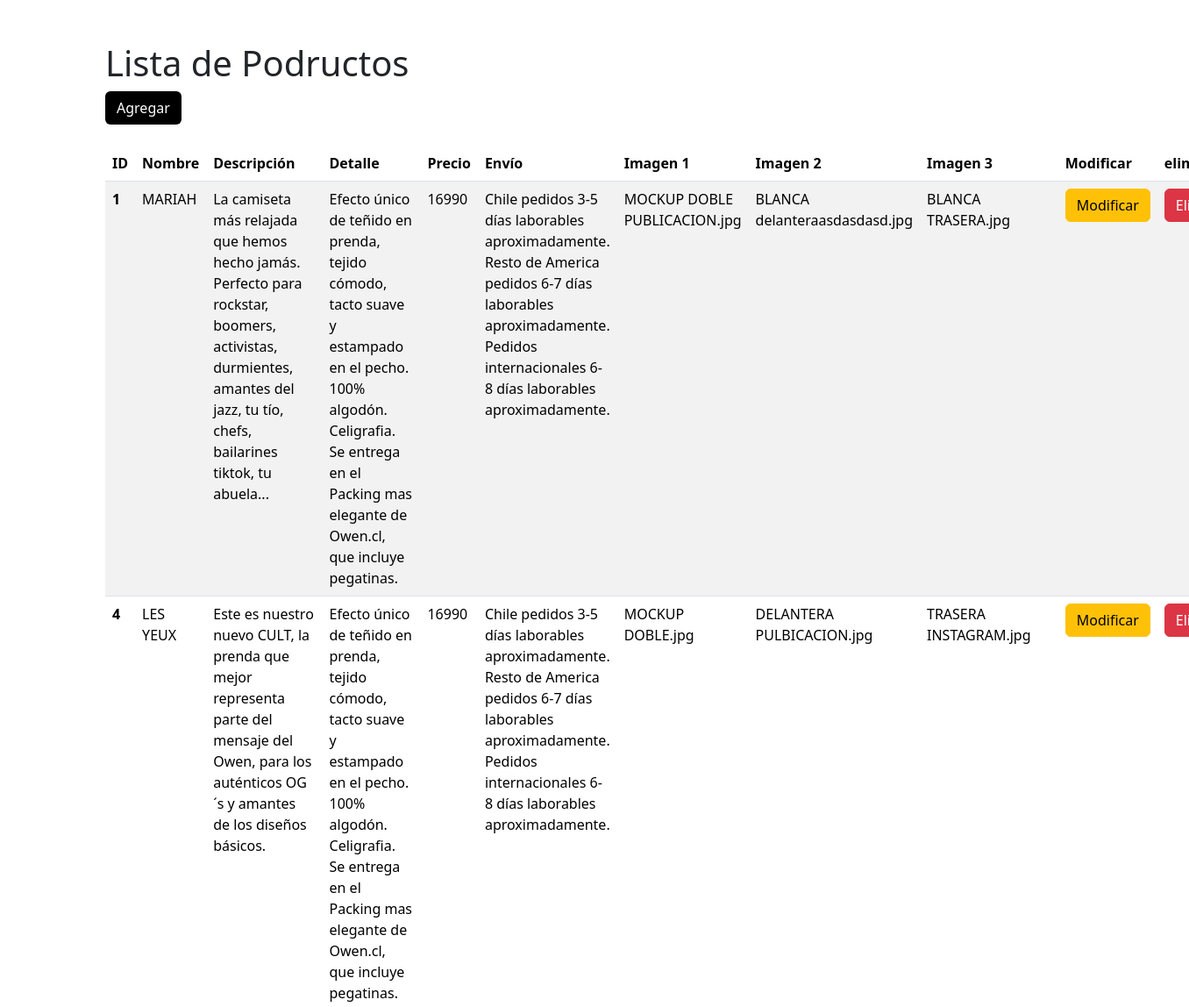
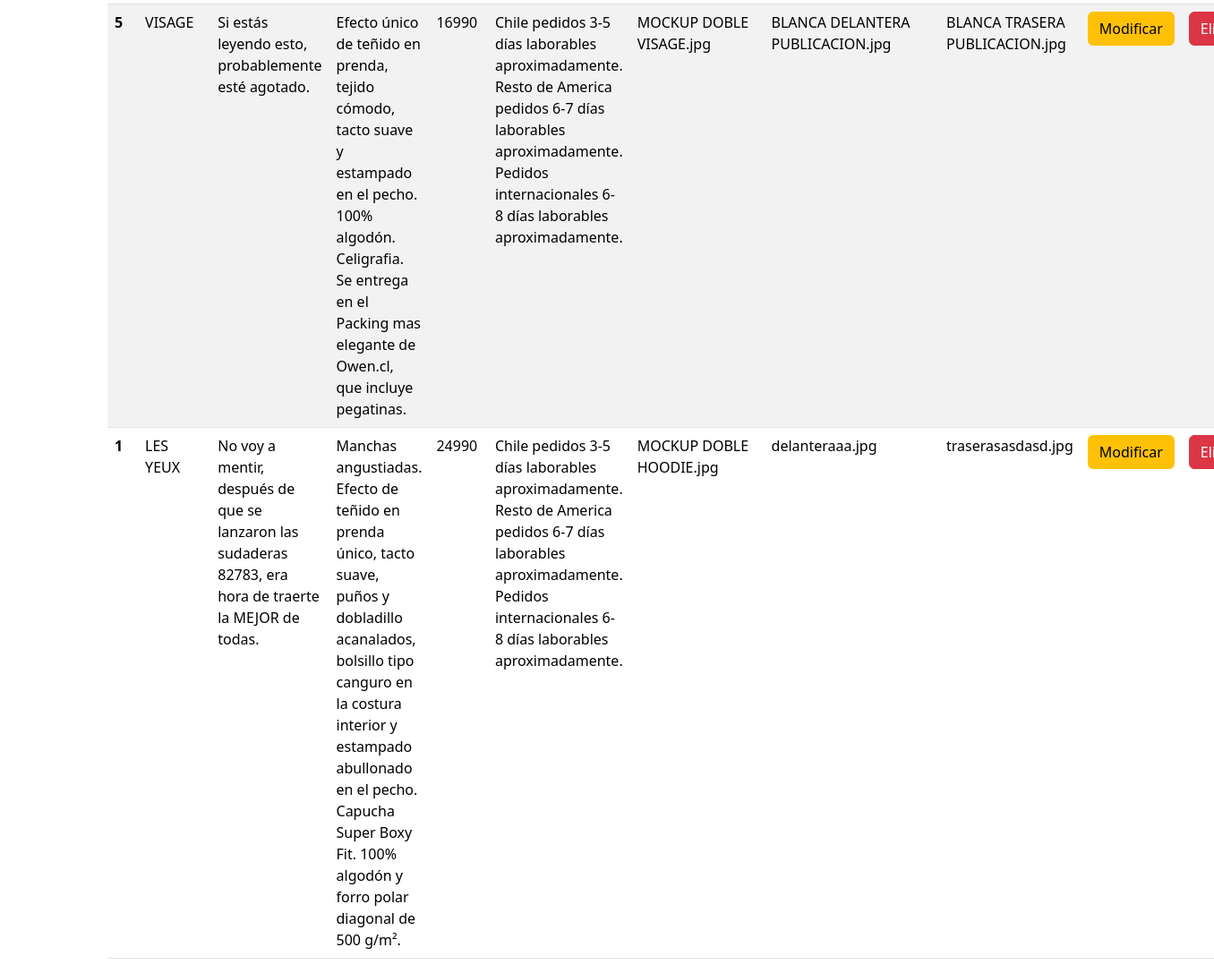
/Owen/read, run on the app's committed database (2 pictures, top to bottom).
### Owen/models.py (models this page shows, shortened)
class Polera(models.Model):
    id_polera = models.AutoField(primary_key=True, db_column="IdPolera")
    nombre = models.CharField(max_length=20, null=False, blank=False)
    descripcion = models.TextField(null=False, blank=False)
    detalle = models.TextField(null=False, blank=False)
    precio = models.IntegerField(null=False, blank=False)
    envio = models.TextField(null=False, blank=False)
    rutaImg1 = models.CharField(max_length=100, null=False, blank=False)
    rutaImg2 = models.CharField(max_length=100, null=False, blank=False)
    rutaImg3 = models.CharField(max_length=100, null=False, blank=False)

class Poleron(models.Model):
    id_poleron = models.AutoField(primary_key=True, db_column="IdPoleron")
    nombre = models.CharField(max_length=20, null=False, blank=False)
    descripcion = models.TextField(null=False, blank=False)
    detalle = models.TextField(null=False, blank=False)
    precio = models.IntegerField(null=False, blank=False)
    envio = models.TextField(null=False, blank=False)
    rutaImg1 = models.CharField(max_length=100, null=False, blank=False)
    rutaImg2 = models.CharField(max_length=100, null=False, blank=False)
    rutaImg3 = models.CharField(max_length=100, null=False, blank=False)

### Owen/views.py (the view)
# urls.py: path('read', views.read, name='read'),
def read(request):
    hoodies=Poleron.objects.all()
    polera=Polera.objects.all()
    context = {
        'polerones':hoodies,
        'poleras':polera
    }
    return render(request, "pages/read.html", context)

### Owen/templates/pages/read.html (shortened to what this page needs)
<!DOCTYPE html>
<html lang="es">
<head>
    {% load static %}
    <link rel="stylesheet" href="{% static 'css/bootstrap.min.css' %}" />
</head>
<body>
    <div class="container">
        <h1 class="mt-5">Lista de Podructos</h1>
        <a href="{% url "subirpolera"  %}"><button type="button" class="btn btn-custom">Agregar</button></a>
        <table class="table table-striped mt-4">
            <thead class="thead-dark">
                <tr>
                    <th scope="col">ID</th>
                    <th scope="col">Nombre</th>
                    <th scope="col">Descripción</th>
                    <th scope="col">Detalle</th>
                    <th scope="col">Precio</th>
                    <th scope="col">Envío</th>
                    <th scope="col">Imagen 1</th>
                    <th scope="col">Imagen 2</th>
                    <th scope="col">Imagen 3</th>
                    <th scope="col">Modificar</th>
                    <th scope="col">eliminar</th>
                </tr>
            </thead>
            <tbody>
                {% for polera in poleras %}
                <tr>
                    <th scope="row">{{ polera.id_polera }}</th>
                    <td>{{ polera.nombre }}</td>
                    <td>{{ polera.descripcion }}</td>
                    <td>{{ polera.detalle }}</td>
                    <td>{{ polera.precio }}</td>
                    <td>{{ polera.envio }}</td>
                    <td>{{ polera.rutaImg1 }}</td>
                    <td>{{ polera.rutaImg2 }}</td>
                    <td>{{ polera.rutaImg3 }}</td>
                    <td>
                        <a href="{% url "buscar" pk=polera.id_polera %}"><button type="button" class="btn btn-warning">Modificar</button></a>
                    </td>
                    <td>
                        <a href="{% url "eliminar" pk=polera.id_polera %}"><button type="button" class="btn btn-danger">Eliminar</button></a>
                    </td>
                {% endfor %}
                {% for poleron in polerones %}
                <tr>
                    <th scope="row">{{ poleron.id_poleron }}</th>
                    <td>{{ poleron.nombre }}</td>
                    <td>{{ poleron.descripcion }}</td>
                    <td>{{ poleron.detalle }}</td>
                    <td>{{ poleron.precio }}</td>
                    <td>{{ poleron.envio }}</td>
                    <td>{{ poleron.rutaImg1 }}</td>
                    <td>{{ poleron.rutaImg2 }}</td>
                    <td>{{ poleron.rutaImg3 }}</td>
                    <td>
                        <a href=""><button type="button" class="btn btn-warning">Modificar</button></a>
                    </td>
                    <td>
                        <a href=""><button type="button" class="btn btn-danger">Eliminar</button></a>
                    </td>
                </tr>
                {% endfor %}
            </tbody>
        </table>
    </div>
</body>
</html>

### Owen/templates/pages/read.html (style rules this page uses)
.btn-custom { background-color: black; color: white; }

### data on the page
Polera: id_polera "1", nombre "MARIAH", descripcion "La camiseta más relajada que hemos hecho jamás. Perfecto para rockstar, boomers, activistas, durmientes, amantes del jazz, tu tío, chefs, bailarines tiktok, tu abuela...", detalle "Efecto único de teñido en prenda, tejido cómodo, tacto suave y estampado en el pecho. 100% algodón. Celigrafia. Se entrega en el Packing mas elegante de Owen.cl, que incluye pegatinas.", precio "16990", envio "Chile pedidos 3-5 días laborables aproximadamente. Resto de America pedidos 6-7 días laborables aproximadamente. Pedidos internacionales 6-8 días laborables aproximadamente.", rutaImg1 "MOCKUP DOBLE PUBLICACION.jpg", rutaImg2 "BLANCA delanteraasdasdasd.jpg", rutaImg3 "BLANCA TRASERA.jpg"
Polera: id_polera "4", nombre "LES YEUX", descripcion "Este es nuestro nuevo CULT, la prenda que mejor representa parte del mensaje del Owen, para los auténticos OG´s y amantes de los diseños básicos.", detalle "Efecto único de teñido en prenda, tejido cómodo, tacto suave y estampado en el pecho. 100% algodón. Celigrafia. Se entrega en el Packing mas elegante de Owen.cl, que incluye pegatinas.", precio "16990", envio "Chile pedidos 3-5 días laborables aproximadamente. Resto de America pedidos 6-7 días laborables aproximadamente. Pedidos internacionales 6-8 días laborables aproximadamente.", rutaImg1 "MOCKUP DOBLE.jpg", rutaImg2 "DELANTERA PULBICACION.jpg", rutaImg3 "TRASERA INSTAGRAM.jpg"
Polera: id_polera "5", nombre "VISAGE", descripcion "Si estás leyendo esto, probablemente esté agotado.", detalle "Efecto único de teñido en prenda, tejido cómodo, tacto suave y estampado en el pecho. 100% algodón. Celigrafia. Se entrega en el Packing mas elegante de Owen.cl, que incluye pegatinas.", precio "16990", envio "Chile pedidos 3-5 días laborables aproximadamente. Resto de America pedidos 6-7 días laborables aproximadamente. Pedidos internacionales 6-8 días laborables aproximadamente.", rutaImg1 "MOCKUP DOBLE VISAGE.jpg", rutaImg2 "BLANCA DELANTERA PUBLICACION.jpg", rutaImg3 "BLANCA TRASERA PUBLICACION.jpg"
Poleron: id_poleron "1", nombre "LES YEUX", descripcion "No voy a mentir, después de que se lanzaron las sudaderas 82783, era hora de traerte la MEJOR de todas.", detalle "Manchas angustiadas. Efecto de teñido en prenda único, tacto suave, puños y dobladillo acanalados, bolsillo tipo canguro en la costura interior y estampado abullonado en el pecho. Capucha Super Boxy Fit. 100% algodón y forro polar diagonal de 500 g/m².", precio "24990", envio "Chile pedidos 3-5 días laborables aproximadamente. Resto de America pedidos 6-7 días laborables aproximadamente. Pedidos internacionales 6-8 días laborables aproximadamente.", rutaImg1 "MOCKUP DOBLE HOODIE.jpg", rutaImg2 "delanteraaa.jpg", rutaImg3 "traserasasdasd.jpg"
